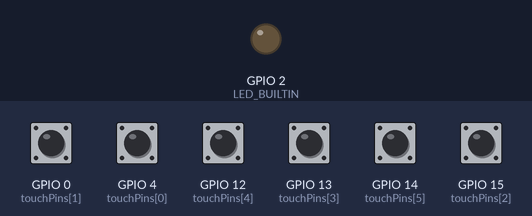
The sketch below on a simulated ESP32. Shown: output pins drawn as LEDs (lit = HIGH). The inputs (shaded band) are chosen by the test bench; at power-on: GPIO 0 (touchPins[1]), GPIO 4 (touchPins[0]), GPIO 12 (touchPins[4]), GPIO 13 (touchPins[3]), GPIO 14 (touchPins[5]), GPIO 15 (touchPins[2]) HIGH. WiFi joins after 1.5 s; servers stay silent unless stated; uploads are accepted with an empty reply; what the sketch prints to the serial monitor is not drawn.

Above: at 3.7 s.
3.8 s: GPIO 0 (touchPins[1]) pulled LOW for 0.15 s
At 3.94 s:
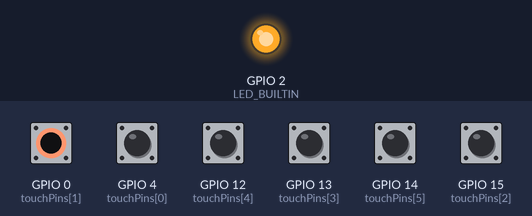
Timing chart, 0 to 6.8 s (numbered marks = the images above; inputs shaded):
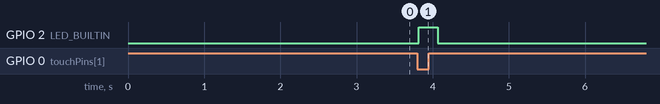

The sketch:

TouchRead_capacitance.ino
```cpp
#include <RunningAverage.h>
#include <WiFi.h>
#include <HTTPClient.h>


// ESP32 Touch Read Setup
// See Touch pins at https://wiki.dfrobot.com/FireBeetle_Board_ESP32_E_SKU_DFR0654#target_5

RunningAverage myRA(100);

const uint8_t touchPins[] = { T0, T1, T3, T4, T5, T6 };

// Hortus wifi
const char* ssid = "PIP";
const char* password = "plantispresent10";
String serverName = "http://192.168.86.240:9980";

const char* touchEndpoint = "/touchdialog?id=";
const char* healthcheckEndpoint = "/healthcheck?id=";

unsigned long startMillis = millis();
unsigned long currentMillis = 0;
unsigned long RETRY_INTERVAL = 5000;

const int BOARDNUM = 0;
const int HEARTBEAT_INTERVAL = 60000;

void sendRequest(String url) {
    HTTPClient http;
    http.begin(url.c_str());

    int httpResponseCode = http.GET();
    if (httpResponseCode > 0) {
      Serial.print("HTTP Response code: ");
      Serial.println(httpResponseCode);
      String payload = http.getString();
      Serial.println(payload);
    } else {
      Serial.print("Error code: ");
      Serial.println(httpResponseCode);
    }
    // Free resources
    http.end();
}

void setup() {
  Serial.println("TOUCH INTERACTIVE Attempting to connect");
  // Attempting to connect to SSID:

  WiFi.begin(ssid, password);

  while (WiFi.status() != WL_CONNECTED) {
    delay(500);
    Serial.print(".");
  }

  Serial.println("Wifi was connected");
  Serial.print("Connected to WiFi network with IP Address: ");
  Serial.println(WiFi.localIP());

  //for reading the values in the Serial Monitor
  Serial.begin(115200);
  delay(1000);

  myRA.clear();

  pinMode(LED_BUILTIN, OUTPUT);
}

void loop() {
  currentMillis = millis();

  // if the server's disconnected, reconnect:
  if ((WiFi.status() != WL_CONNECTED) && (currentMillis - startMillis >= RETRY_INTERVAL)) {
    WiFi.disconnect();
    WiFi.reconnect();
    return;
  }

   Serial.print((String) "[ ID " + BOARDNUM +" ] " );
  //loop through all the touchPins
  for (int i = 0; i < 6; i++) {
   Serial.print("| "+ (String)i +" " + touchRead(touchPins[i]));
  }
   Serial.println();


  delay(50);

  myRA.addValue(touchRead(T1));

  //this value will need to be tweaked based on cable length & plant size etc.
  if (myRA.getAverage() - touchRead(T1) > 15) {
    digitalWrite(LED_BUILTIN, HIGH);  // turn the LED on (HIGH is the voltage level)
    // Serial.print
    String sensorTouchedUrl = serverName + touchEndpoint + BOARDNUM + "&pin=" + T1;
    sendRequest(sensorTouchedUrl);
  } else {
    digitalWrite(LED_BUILTIN, LOW);  // turn the LED off by making the voltage LOW
  }

  if (currentMillis - startMillis >= HEARTBEAT_INTERVAL) {
    String heartbeatUrl = serverName + healthcheckEndpoint + BOARDNUM;
    sendRequest(heartbeatUrl);
    startMillis = currentMillis;
  }
}
```

Measured:
- after the input at 3.8 s, GPIO 2 (LED_BUILTIN): LOW → HIGH at once, → LOW 0.25 s later
